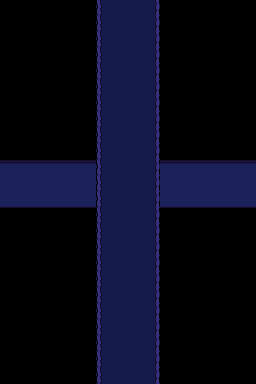

This is a level from a 2D game, rendered from its Tiled map with the project's own tilesets. A one-line summary and the complete map file follow:
An orthogonal 16x24 tile map with 16x16 px tiles, 3 tile layers (BGLower, BGUpper, BGUpper2) and 2 objects.

<map version="1.10" tiledversion="1.10.1" orientation="orthogonal" renderorder="right-down" width="16" height="24" tilewidth="16" tileheight="16" infinite="0" nextlayerid="12" nextobjectid="483">
 <tileset firstgid="1" source="waterfall.tsx" />
 <layer id="7" name="BGLower" width="16" height="24">
  <data encoding="csv">
65,65,65,65,65,65,210,210,210,210,65,65,65,65,65,65,
65,65,65,65,65,65,210,210,210,210,65,65,65,65,65,65,
65,65,65,65,65,65,210,210,210,210,65,65,65,65,65,65,
65,65,65,65,65,65,210,210,210,210,65,65,65,65,65,65,
65,65,65,65,65,65,210,210,210,210,65,65,65,65,65,65,
65,65,65,65,65,65,210,210,210,210,65,65,65,65,65,65,
65,65,65,65,65,65,210,210,210,210,65,65,65,65,65,65,
65,65,65,65,65,65,210,210,210,210,65,65,65,65,65,65,
65,65,65,65,65,65,210,210,210,210,65,65,65,65,65,65,
65,65,65,65,65,65,210,210,210,210,65,65,65,65,65,65,
38,38,38,38,38,38,210,210,210,210,38,38,38,38,38,38,
56,56,56,56,56,56,210,210,210,210,56,56,56,56,56,56,
74,74,74,74,74,74,210,210,210,210,74,74,74,74,74,74,
65,65,65,65,65,65,210,210,210,210,65,65,65,65,65,65,
65,65,65,65,65,65,210,210,210,210,65,65,65,65,65,65,
65,65,65,65,65,65,210,210,210,210,65,65,65,65,65,65,
65,65,65,65,65,65,210,210,210,210,65,65,65,65,65,65,
65,65,65,65,65,65,210,210,210,210,65,65,65,65,65,65,
65,65,65,65,65,65,210,210,210,210,65,65,65,65,65,65,
65,65,65,65,65,65,210,210,210,210,65,65,65,65,65,65,
65,65,65,65,65,65,210,210,210,210,65,65,65,65,65,65,
65,65,65,65,65,65,210,210,210,210,65,65,65,65,65,65,
65,65,65,65,65,65,210,210,210,210,65,65,65,65,65,65,
65,65,65,65,65,65,210,210,210,210,65,65,65,65,65,65
</data>
 </layer>
 <layer id="8" name="BGUpper" width="16" height="24">
  <data encoding="csv">
0,0,0,0,0,0,238,0,0,240,0,0,0,0,0,0,
0,0,0,0,0,0,238,0,0,240,0,0,0,0,0,0,
0,0,0,0,0,0,238,0,0,240,0,0,0,0,0,0,
0,0,0,0,0,0,238,0,0,240,0,0,0,0,0,0,
0,0,0,0,0,0,238,0,0,240,0,0,0,0,0,0,
0,0,0,0,0,0,238,0,0,240,0,0,0,0,0,0,
0,0,0,0,0,0,238,0,0,240,0,0,0,0,0,0,
0,0,0,0,0,0,238,0,0,240,0,0,0,0,0,0,
0,0,0,0,0,0,238,0,0,240,0,0,0,0,0,0,
0,0,0,0,0,0,238,0,0,240,0,0,0,0,0,0,
0,0,0,0,0,0,238,0,0,240,0,0,0,0,0,0,
0,0,0,0,0,0,238,0,0,240,0,0,0,0,0,0,
0,0,0,0,0,0,238,0,0,240,0,0,0,0,0,0,
0,0,0,0,0,0,238,0,0,240,0,0,0,0,0,0,
0,0,0,0,0,0,238,0,0,240,0,0,0,0,0,0,
0,0,0,0,0,0,238,0,0,240,0,0,0,0,0,0,
0,0,0,0,0,0,238,0,0,240,0,0,0,0,0,0,
0,0,0,0,0,0,238,0,0,240,0,0,0,0,0,0,
0,0,0,0,0,0,238,0,0,240,0,0,0,0,0,0,
0,0,0,0,0,0,238,0,0,240,0,0,0,0,0,0,
0,0,0,0,0,0,238,0,0,240,0,0,0,0,0,0,
0,0,0,0,0,0,238,0,0,240,0,0,0,0,0,0,
0,0,0,0,0,0,238,0,0,240,0,0,0,0,0,0,
0,0,0,0,0,0,238,0,0,240,0,0,0,0,0,0
</data>
 </layer>
 <layer id="9" name="BGUpper2" width="16" height="24">
  <data encoding="csv">
0,0,0,0,0,0,0,0,0,0,0,0,0,0,0,0,
0,0,0,0,0,0,0,0,0,0,0,0,0,0,0,0,
0,0,0,0,0,0,0,0,0,0,0,0,0,0,0,0,
0,0,0,0,0,0,0,0,0,0,0,0,0,0,0,0,
0,0,0,0,0,0,0,0,0,0,0,0,0,0,0,0,
0,0,0,0,0,0,0,0,0,0,0,0,0,0,0,0,
0,0,0,0,0,0,0,0,0,0,0,0,0,0,0,0,
0,0,0,0,0,0,0,0,0,0,0,0,0,0,0,0,
0,0,0,0,0,0,0,0,0,0,0,0,0,0,0,0,
0,0,0,0,0,0,0,0,0,0,0,0,0,0,0,0,
0,0,0,0,0,0,0,0,0,0,0,0,0,0,0,0,
0,0,0,0,0,0,0,0,0,0,0,0,0,0,0,0,
0,0,0,0,0,0,0,0,0,0,0,0,0,0,0,0,
0,0,0,0,0,0,0,0,0,0,0,0,0,0,0,0,
0,0,0,0,0,0,0,0,0,0,0,0,0,0,0,0,
0,0,0,0,0,0,0,0,0,0,0,0,0,0,0,0,
0,0,0,0,0,0,0,0,0,0,0,0,0,0,0,0,
0,0,0,0,0,0,0,0,0,0,0,0,0,0,0,0,
0,0,0,0,0,0,0,0,0,0,0,0,0,0,0,0,
0,0,0,0,0,0,0,0,0,0,0,0,0,0,0,0,
0,0,0,0,0,0,0,0,0,0,0,0,0,0,0,0,
0,0,0,0,0,0,0,0,0,0,0,0,0,0,0,0,
0,0,0,0,0,0,0,0,0,0,0,0,0,0,0,0,
0,0,0,0,0,0,0,0,0,0,0,0,0,0,0,0
</data>
 </layer>
 <objectgroup id="10" name="Wall">
  <object id="479" x="80" y="0" width="16" height="384" />
  <object id="480" x="160" y="0" width="16" height="384" />
 </objectgroup>
 <objectgroup id="3" name="Entity" opacity="0.71" />
 <objectgroup draworder="index" id="4" name="Warp" />
 <objectgroup id="11" name="Path" />
</map>
